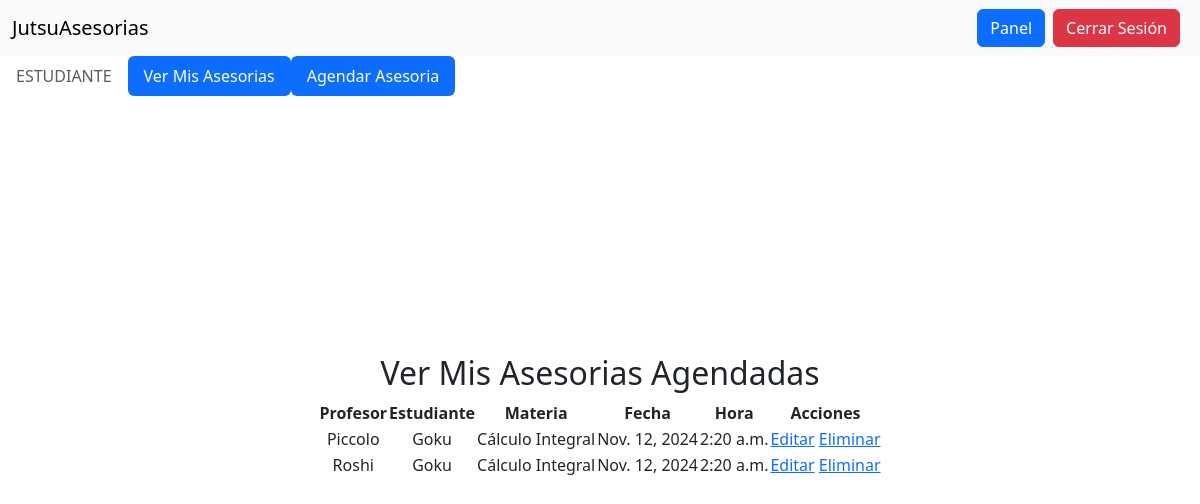
Page /ver_asesorias/ (signed in) on the earlier database version.
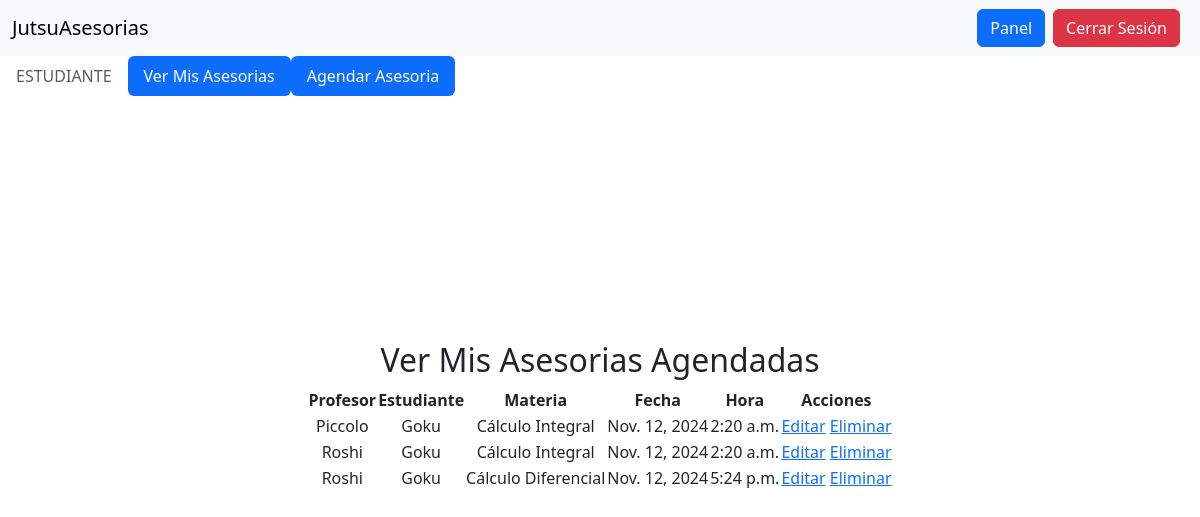
Same page on the later database version.
### tasks/models.py (models this page shows, shortened)
class Asesoria(models.Model):
    profe = models.ForeignKey(CustomUser, on_delete=models.CASCADE, related_name='asesorias_profe')
    estudiante = models.ForeignKey(CustomUser, on_delete=models.CASCADE, related_name='asesorias_estudiante')
    materia = models.ForeignKey(Materia, on_delete=models.CASCADE)
    fecha = models.DateField()
    hora = models.TimeField()

class CustomUser(AbstractUser):
    matricula = models.IntegerField(null=True, blank=True)
    role = models.IntegerField(null=True, blank=True)
    hora_begin = models.TimeField(null=True, blank=True)
    hora_end = models.TimeField(null=True, blank=True)
    horas_except = models.CharField(max_length=255, null=True, blank=True)
    dias_begin = models.IntegerField(null=True, blank=True)
    dias_end = models.IntegerField(null=True, blank=True)
    dias_except = models.IntegerField(null=True, blank=True)
    configurado = models.BooleanField(default=False)

class Materia(models.Model):
    nombre = models.CharField(max_length=255)

### tasks/views.py (the view)
# urls.py: path('ver_asesorias/', views.ver_asesorias, name='verasesorias'),
def ver_asesorias(request):
    asesorias = Asesoria.objects.all()
    return render(request, 'ver_asesorias.html', {'asesorias': asesorias})

### tasks/templates/ver_asesorias.html (shortened to what this page needs)
{% extends 'base.html' %}
{% block content %}
{% if user.role == 0 %}
    <h2>Ver Mis Asesorias Agendadas</h2>
    <table>
        <tr>
            <th>Profesor</th>
            <th>Estudiante</th>
            <th>Materia</th>
            <th>Fecha</th>
            <th>Hora</th>
            <th>Acciones</th>
        </tr>
        {% for asesoria in asesorias %}
            {% if user.username == asesoria.estudiante.username %}
            <tr>
                <td>{{ asesoria.profe.username }}</td>
                <td>{{ asesoria.estudiante.username }}</td>
                <td>{{ asesoria.materia.nombre }}</td>
                <td>{{ asesoria.fecha }}</td>
                <td>{{ asesoria.hora }}</td>
                <td>
                    <a href="{% url 'editarasesoria' asesoria.pk %}">Editar</a>
                    <a href="{% url 'eliminarasesoria' asesoria.pk %}">Eliminar</a>
                </td>
            </tr>
            {% endif %}
        {% endfor %}
    </table>
{% endif %}
{% endblock %}

### tasks/templates/base.html (shortened to what this page needs)
<!DOCTYPE html>
<html lang="es">
<head>
    <link href="https://cdn.jsdelivr.net/npm/bootstrap@5.3.3/dist/css/bootstrap.min.css" rel="stylesheet">
</head>
<body>
    <nav class="navbar navbar-expand-lg navbar-light bg-light">
        <div class="container-fluid">
            <a class="navbar-brand" href="#">JutsuAsesorias</a>
            <div class="collapse navbar-collapse" id="navbarNav">
                <ul class="navbar-nav ms-auto">
                    {% if user.is_authenticated %}
                        <li class="nav-item">
                            <a class="btn btn-primary me-2" href="/panel">Panel</a>
                        </li>
                        <li class="nav-item">
                            <a class="btn btn-danger me-2" href="/salir">Cerrar Sesión</a>
                        </li>
                    {% endif %}
                </ul>
            </div>
        </div>
    </nav>
    {% if user.is_authenticated %}
    <nav class="nav nav-pills">
        {% if user.role == 1%}
        <a class="nav-link disabled" aria-disabled="true">PROFESOR</a>
        <a class="nav-link active" aria-current="page" href="/ver_asesorias">Ver Mis Asesorias</a>
        {% else %}
        <a class="nav-link disabled" aria-disabled="true">ESTUDIANTE</a>
        <a class="nav-link active" aria-current="page" href="/ver_asesorias">Ver Mis Asesorias</a>
        <a class="nav-link active" aria-current="page" href="/agregar_asesoria">Agendar Asesoria</a>
        {% endif %}
      </nav>
      {% endif %}
    <div class="container d-flex justify-content-center align-items-center" style="min-height: 80vh;">
        <div class="row">
            <div class="col text-center">
                {% block content %}
                {% endblock %}
            </div>
        </div>
    </div>
</body>
</html>

Differences in the rows shown:
added Asesoria: profe.username "Roshi", estudiante.username "Goku", materia.nombre "Cálculo Diferencial", fecha "Nov. 12, 2024", hora "5:24 p.m."
